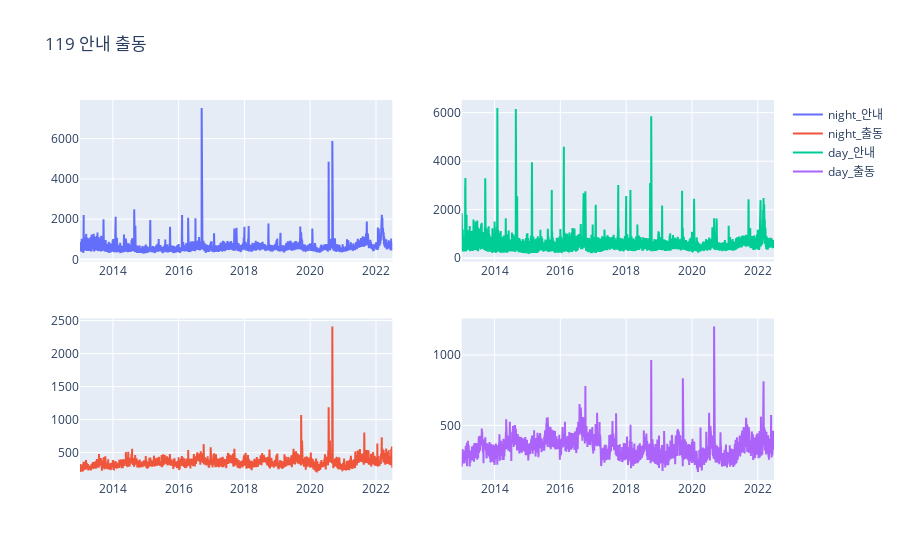

The notebook cell this image was saved under:
### Code cell
import plotly.graph_objects as go
from plotly.subplots import make_subplots

# df_
# night_
# day_

night_dates = night_hour["date"].to_list()
night_0 = night_hour["안내"].to_list()
night_1 = night_hour["출동"].to_list()

day_dates = day_hour["date"].to_list()
day_0 = day_hour["안내"].to_list()
day_1 = day_hour["출동"].to_list()

fig = make_subplots(rows=2, cols=2)
fig.update_layout(title_text=f"119 안내 출동")

fig.add_trace(go.Scatter(x=night_dates, y=night_0, name="night_안내"), row=1, col=1)
fig.add_trace(go.Scatter(x=night_dates, y=night_1, name="night_출동"), row=2, col=1)
fig.add_trace(go.Scatter(x=day_dates, y=day_0, name="day_안내"), row=1, col=2)
fig.add_trace(go.Scatter(x=day_dates, y=day_1, name="day_출동"), row=2, col=2)
# fig.update_layout(
#     title='10 Year Time Series Data',
#     xaxis_title='Time',
#     yaxis_title='Value',
#     xaxis=dict(
#         tickformat='%Y-%m',  # x축의 형식을 년-월로 설정
#         title='Time',
#         tickmode='linear',   # x축 눈금을 균등하게 표시
#         dtick='M12'          # 눈금 간격을 12개월(1년)로 설정
#     )
# )

fig.show()
# 위에서 데이터 시각화 부분 copy
# data -> val 로 변경

# dates = val["date"].to_list()
# night_y = val["night_y"].to_list()
# day_y = val["day_y"].to_list()

# fig = make_subplots(rows=1, cols=1)
# fig.update_layout(title_text=f"Validation Data") # title 변경

# fig.add_trace(go.Scatter(x=dates, y=night_y, name="night_y"), row=1, col=1)
# fig.add_trace(go.Scatter(x=dates, y=day_y, name="day_y"), row=1, col=1)
# fig.show()

### Figure 1 — Plotly figure (JSON) as saved in the notebook; plotly's stock layout.template omitted (floating-point values rounded to 4 significant figures; data arrays with more than 128 entries replaced by an {"elided": "..."} marker saying what was removed)
{"data": [{"name": "night_안내", "type": "scatter", "x": {"elided": "3469 str values"}, "xaxis": "x", "y": {"elided": "3469 int values"}, "yaxis": "y"}, {"name": "night_출동", "type": "scatter", "x": {"elided": "3469 str values"}, "xaxis": "x3", "y": {"elided": "3469 int values"}, "yaxis": "y3"}, {"name": "day_안내", "type": "scatter", "x": {"elided": "3468 str values"}, "xaxis": "x2", "y": {"elided": "3468 int values"}, "yaxis": "y2"}, {"name": "day_출동", "type": "scatter", "x": {"elided": "3468 str values"}, "xaxis": "x4", "y": {"elided": "3468 int values"}, "yaxis": "y4"}], "layout": {"title": {"text": "119 안내 출동"}, "xaxis": {"anchor": "y", "domain": [0, 0.45]}, "xaxis2": {"anchor": "y2", "domain": [0.55, 1]}, "xaxis3": {"anchor": "y3", "domain": [0, 0.45]}, "xaxis4": {"anchor": "y4", "domain": [0.55, 1]}, "yaxis": {"anchor": "x", "domain": [0.575, 1]}, "yaxis2": {"anchor": "x2", "domain": [0.575, 1]}, "yaxis3": {"anchor": "x3", "domain": [0, 0.425]}, "yaxis4": {"anchor": "x4", "domain": [0, 0.425]}}}
